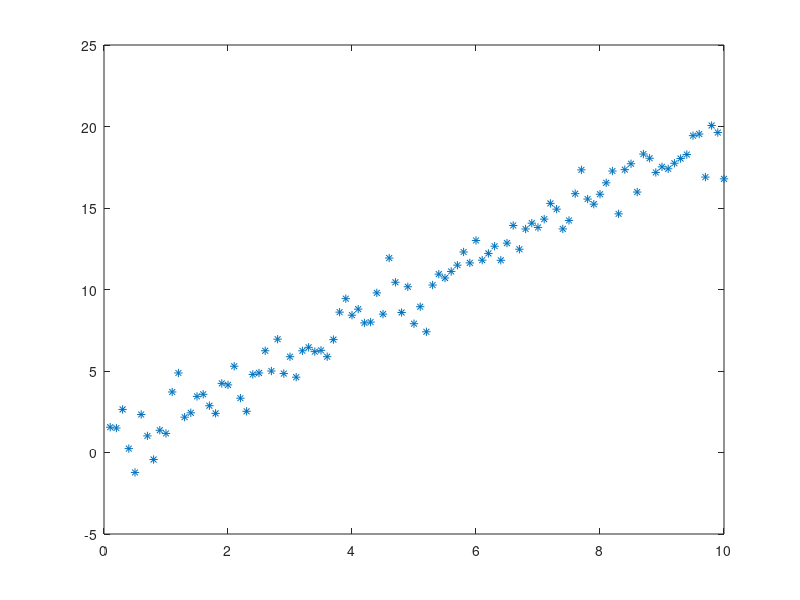

Reproduce this figure in MATLAB. (Note: this script raises an error after producing the figure.)
% Beispiel Selbststudium Regression

anz = 100; 
x = [0.1:0.1:10];
x_2 = [0.1:0.1:10];
y = 2*x + randn(1, length(x));
figure;
plot(x, y, '*');
%net = newff(x, y, 3); % 3 -> 3 Neuronen im hidden Layer, x-Range definiert durch x, y defniert Ausgaberange
net = feedforwardnet([10]); % Hier wird das Ergebnis nicht richtig
%abgebildet, da das Netz zu viele Parameter hat. Wir bekommen Overfitting
%net = feedforwardnet([3]); % 3 Neuronen sind für das Problem geeignet!
net = configure(net, x, y);
net = train(net, x, y);
y_sim = net(x);
figure;
plot(x, y_sim, '*')
